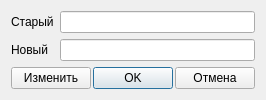
<?xml version="1.0" encoding="UTF-8"?>
<ui version="4.0">
 <class>PswDlg</class>
 <widget class="QDialog" name="PswDlg">
  <property name="windowModality">
   <enum>Qt::WindowModal</enum>
  </property>
  <property name="geometry">
   <rect>
    <x>0</x>
    <y>0</y>
    <width>249</width>
    <height>93</height>
   </rect>
  </property>
  <property name="sizePolicy">
   <sizepolicy hsizetype="Maximum" vsizetype="Maximum">
    <horstretch>0</horstretch>
    <verstretch>0</verstretch>
   </sizepolicy>
  </property>
  <property name="windowTitle">
   <string>Пароль</string>
  </property>
  <layout class="QGridLayout" name="gridLayout">
   <item row="1" column="0">
    <widget class="QLabel" name="lOld">
     <property name="text">
      <string>Старый</string>
     </property>
    </widget>
   </item>
   <item row="1" column="1">
    <widget class="QLineEdit" name="leOldPsw">
     <property name="echoMode">
      <enum>QLineEdit::Password</enum>
     </property>
    </widget>
   </item>
   <item row="3" column="0" colspan="2">
    <widget class="QWidget" name="widget_2" native="true">
     <property name="sizePolicy">
      <sizepolicy hsizetype="Expanding" vsizetype="Maximum">
       <horstretch>0</horstretch>
       <verstretch>0</verstretch>
      </sizepolicy>
     </property>
     <layout class="QHBoxLayout" name="horizontalLayout_3">
      <property name="spacing">
       <number>2</number>
      </property>
      <property name="leftMargin">
       <number>0</number>
      </property>
      <property name="topMargin">
       <number>0</number>
      </property>
      <property name="rightMargin">
       <number>0</number>
      </property>
      <property name="bottomMargin">
       <number>0</number>
      </property>
      <item>
       <spacer name="horizontalSpacer">
        <property name="sizePolicy">
         <sizepolicy hsizetype="Expanding" vsizetype="Minimum">
          <horstretch>0</horstretch>
          <verstretch>0</verstretch>
         </sizepolicy>
        </property>
        <property name="orientation">
         <enum>Qt::Horizontal</enum>
        </property>
        <property name="sizeType">
         <enum>QSizePolicy::Expanding</enum>
        </property>
        <property name="sizeHint" stdset="0">
         <size>
          <width>0</width>
          <height>20</height>
         </size>
        </property>
       </spacer>
      </item>
      <item>
       <widget class="QPushButton" name="pbChange">
        <property name="text">
         <string>Изменить</string>
        </property>
       </widget>
      </item>
      <item>
       <widget class="QPushButton" name="okButton">
        <property name="sizePolicy">
         <sizepolicy hsizetype="Maximum" vsizetype="Fixed">
          <horstretch>0</horstretch>
          <verstretch>0</verstretch>
         </sizepolicy>
        </property>
        <property name="text">
         <string>OK</string>
        </property>
        <property name="default">
         <bool>true</bool>
        </property>
       </widget>
      </item>
      <item>
       <widget class="QPushButton" name="cancelButton">
        <property name="sizePolicy">
         <sizepolicy hsizetype="Maximum" vsizetype="Fixed">
          <horstretch>0</horstretch>
          <verstretch>0</verstretch>
         </sizepolicy>
        </property>
        <property name="text">
         <string>Отмена</string>
        </property>
        <property name="default">
         <bool>false</bool>
        </property>
       </widget>
      </item>
     </layout>
    </widget>
   </item>
   <item row="2" column="0">
    <widget class="QLabel" name="lNew">
     <property name="text">
      <string>Новый</string>
     </property>
    </widget>
   </item>
   <item row="2" column="1">
    <widget class="QLineEdit" name="leNewPsw">
     <property name="echoMode">
      <enum>QLineEdit::Password</enum>
     </property>
    </widget>
   </item>
  </layout>
 </widget>
 <resources>
  <include location="ftdidevicecontrol.qrc"/>
 </resources>
 <connections>
  <connection>
   <sender>okButton</sender>
   <signal>clicked()</signal>
   <receiver>PswDlg</receiver>
   <slot>accept()</slot>
   <hints>
    <hint type="sourcelabel">
     <x>278</x>
     <y>253</y>
    </hint>
    <hint type="destinationlabel">
     <x>96</x>
     <y>254</y>
    </hint>
   </hints>
  </connection>
  <connection>
   <sender>cancelButton</sender>
   <signal>clicked()</signal>
   <receiver>PswDlg</receiver>
   <slot>reject()</slot>
   <hints>
    <hint type="sourcelabel">
     <x>369</x>
     <y>253</y>
    </hint>
    <hint type="destinationlabel">
     <x>179</x>
     <y>282</y>
    </hint>
   </hints>
  </connection>
 </connections>
</ui>
